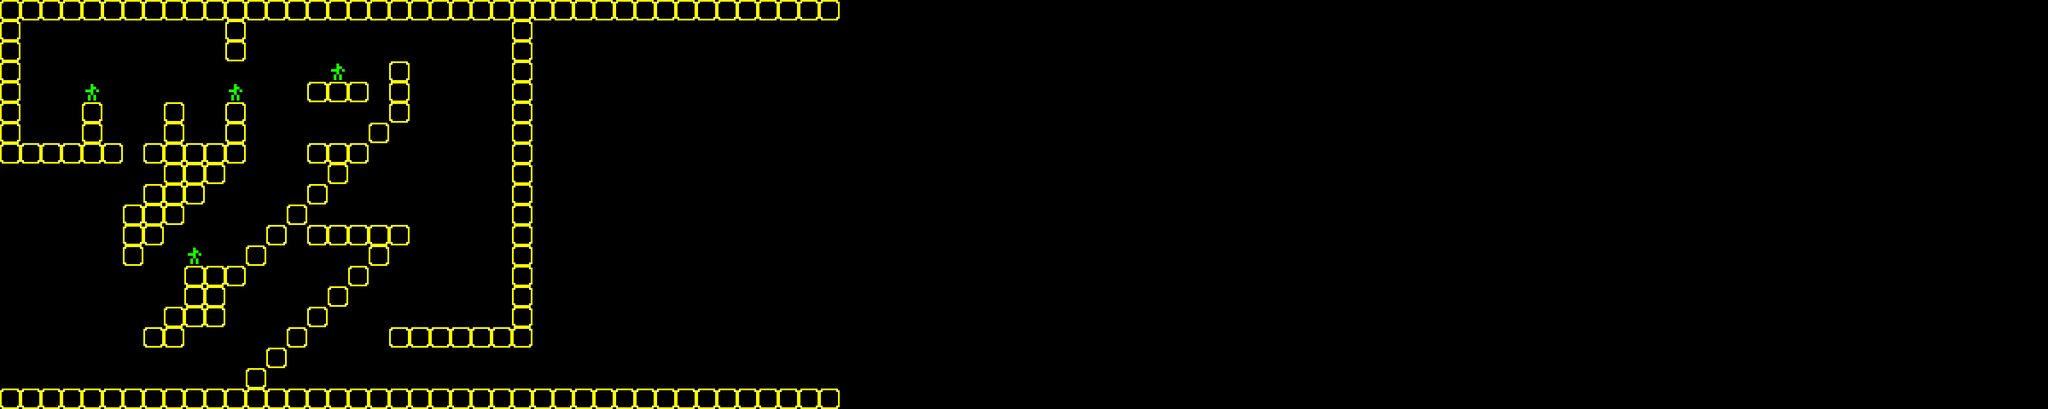

A level layout from a 2D game, rendered from its tile map. Below: a short description, then the map file with tile-grid data replaced by summaries:
An orthogonal 100x20 tile map with 48x48 px tiles, 2 tile layers (blocks, enemies).

<map version="1.0" orientation="orthogonal" renderorder="right-down" width="100" height="20" tilewidth="48" tileheight="48" nextobjectid="1">
 <tileset firstgid="1" name="level" tilewidth="48" tileheight="48">
  <image source="level.png" width="96" height="48" />
 </tileset>
 <layer name="blocks" width="100" height="20">
  <data>[2000 cells, 178 non-empty, 1 distinct tile ids]</data>
 </layer>
 <layer name="enemies" width="100" height="20">
  <data>[2000 cells, 4 non-empty, 1 distinct tile ids]</data>
 </layer>
</map>
